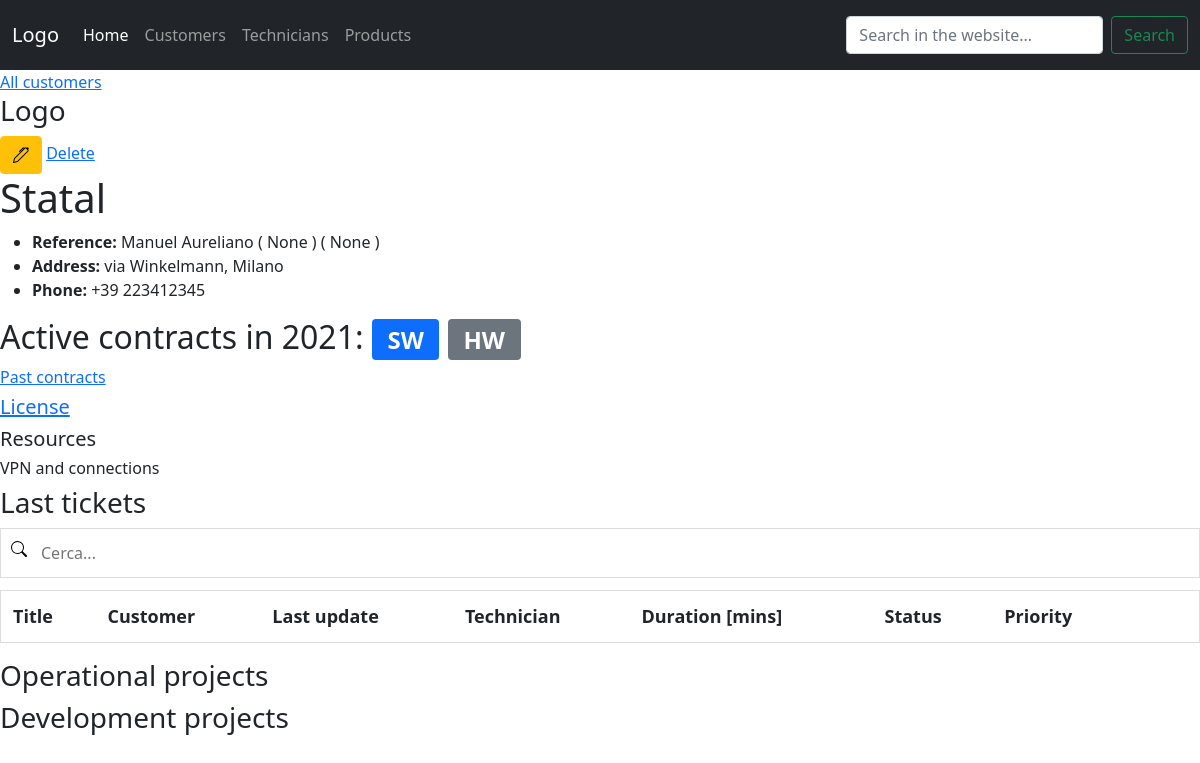
The app's page /customer/2, older data.
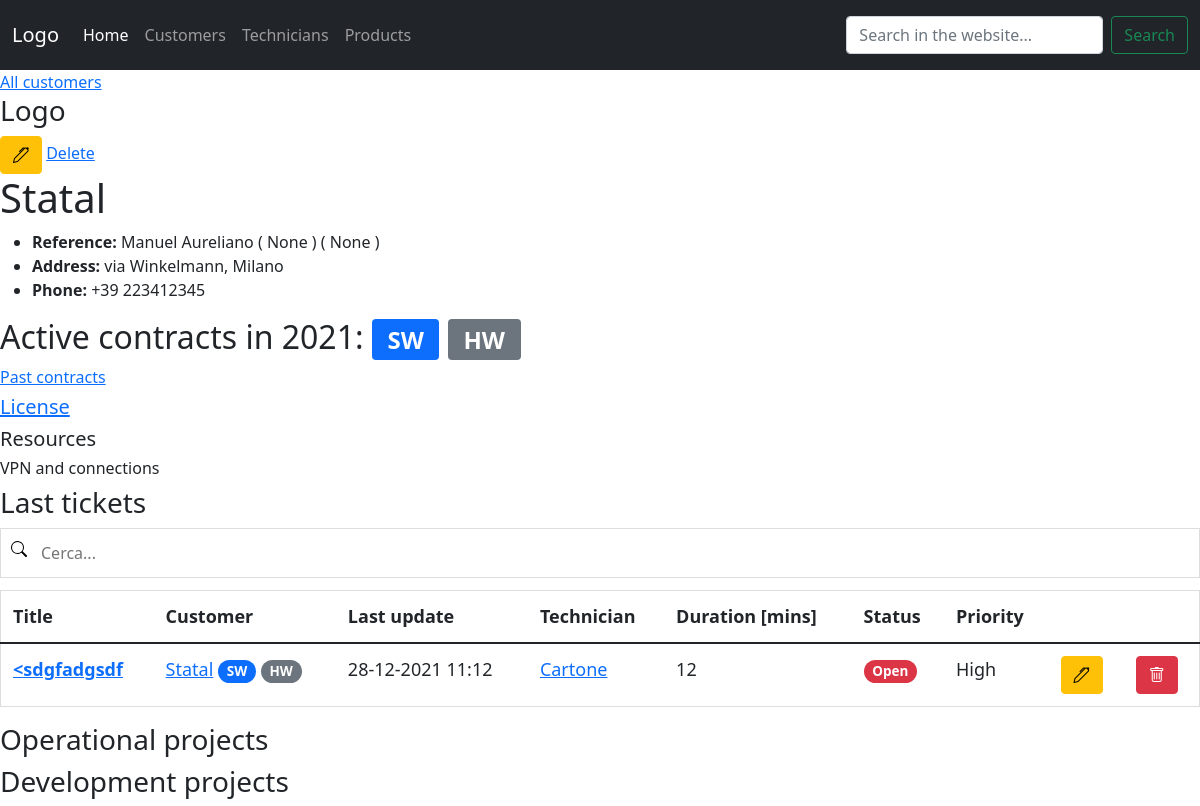
The same page, newer data.
### hotline/models.py (models this page shows)
class customer(models.Model):
    name = models.CharField(max_length=255)
    reference = models.CharField(max_length=255)
    reference_phone = models.CharField(max_length=50, null=True, blank=True)
    reference_email = models.CharField(max_length=50, null=True, blank=True)
    address = models.CharField(max_length=255, null=True, blank=True)
    phone = models.CharField(max_length=255, null=True, blank=True)
    sw_contract = BooleanField(default=False)
    hw_contract = BooleanField(default=False)
    def __str__(self):
        return self.name

class ticket(models.Model):
    customer_id = models.ForeignKey('customer', on_delete=models.PROTECT)
    technician_id = models.ForeignKey('technician', on_delete=models.PROTECT)
    products = models.ManyToManyField('product', blank=True)
    title = models.CharField(max_length=255, blank=True)
    updated_at = models.DateTimeField(auto_now=True)
    notes = models.TextField(blank=True)
    duration = models.IntegerField()
    status_id = models.ForeignKey('status', default='1', on_delete=models.PROTECT)
    priority_id = models.ForeignKey('priority', default='1', on_delete=models.PROTECT)
    created_at = models.DateTimeField(auto_now_add=True)
    order_number = models.IntegerField(null=True, blank=True)
    def __str__(self):
        return self.title.upper() + ' for ' + self.customer_id.name.upper() + ' by ' + self.technician_id.last_name.upper()

class technician(models.Model):
    first_name = models.CharField(max_length=50)
    last_name = models.CharField(max_length=50)
    office_phone = models.CharField(max_length=15, null=True, blank=True)
    mobile_phone = models.CharField(max_length=15, null=True, blank=True)
    email = models.CharField(max_length=100, null=True, blank=True)
    department_id = ForeignKey('department', on_delete=models.PROTECT)
    def __str__(self):
        return self.last_name

class status(models.Model):
    STATUS_COLORS = [     # Values from pill badges in Bootstrap
        ('bg-danger','red'),
        ('bg-warning','orange'),
        ('bg-light','white'),
        ('bg-success','green')
    ]
    name = models.CharField(max_length=50, default='pending')
    color = models.CharField(max_length=50, default='red', choices=STATUS_COLORS)
    def __str__(self):
        return self.name

class priority(models.Model):
    PRIORITY_COLORS = [
        ('red', 'Red'),
        ('orange', 'Orange'),
        ('yellow', 'Yellow'),
        ('green', 'Green'),
    ]
    name = models.CharField(max_length=50, default='low')
    color = models.CharField(max_length=50, default='green', choices=PRIORITY_COLORS)
    def __str__(self):
        return self.name

### hotline/views.py (the view)
# urls.py: path('customer/<str:pk>', views.customer_detail, name="customer_detail"),
def customer_detail(request, pk):
    my_customer = customer.objects.get(id=pk)
    tickets = all_tickets.filter(customer_id=pk).order_by('-updated_at')
    current_year = datetime.now().year
    context = {
        'my_customer': my_customer,
        'tickets': tickets,
        'current_year': current_year
    }
    return render(request, 'hotline/customer_detail.html', context)

### hotline/templates/hotline/customer_detail.html
{% extends 'hotline/home.html' %}
{% block content %}
<a href="{% url 'customer_list' %}">All customers</a>
<h3>Logo</h3>
<a href="{% url 'update_customer' my_customer.id %}"><span class="btn btn-warning"><i class="bi bi-pen"></i></span></a> <a href="#">Delete</a>
<h1>{{ my_customer.name }}</h1>
<ul>
    <li><b>Reference:</b> {{ my_customer.reference }} ( {{ my_customer.reference_phone }} ) ( {{ my_customer.reference_email }} )</li>
    <li><b>Address:</b> {{ my_customer.address }}</li>
    <li><b>Phone:</b> {{ my_customer.phone }}</li>
</ul>
<h2>Active contracts in {{ current_year }}:
    {% if my_customer.sw_contract == True %}
    <span class="badge bg-primary">SW</span>
    {% endif %}
    {% if my_customer.hw_contract == True %}
    <span class="badge bg-secondary">HW</span>
    {% endif %}
</h2>
<h6><a href="#">Past contracts</a></h6>
<h5><a href="#">License</a></h5>
<h5>Resources</h5>
<h6>VPN and connections</h6>
<h3>Last tickets</h3>
{% include 'hotline/ticket_table.html' %}
<h3>Operational projects</h3>
<h3>Development projects</h3>
{% endblock %}

### hotline/templates/hotline/home.html (shortened to what this page needs)
{% load static %}
<!DOCTYPE html>
<html lang="en">
<head>
    <link href="https://cdn.jsdelivr.net/npm/bootstrap@5.1.3/dist/css/bootstrap.min.css" rel="stylesheet"
>
    <link rel="stylesheet" href="https://cdn.jsdelivr.net/npm/bootstrap-icons@1.7.1/font/bootstrap-icons.css">
    <link rel="stylesheet" type="text/css" href="{% static '/css/style.css' %}">
</head>
<body>
    {% include 'hotline/navbar.html' %}
    {% block content %}
    {% endblock %}
</body>
</html>

### hotline/templates/hotline/navbar.html (shortened to what this page needs)
<nav class="navbar navbar-expand-lg navbar-dark bg-dark">
    <div class="container-fluid">
      <a class="navbar-brand" href="{% url 'home' %}">Logo</a>
      <div class="collapse navbar-collapse" id="navbarText">
        <ul class="navbar-nav me-auto mb-2 mb-lg-0">
          <li class="nav-item">
            <a class="nav-link active" aria-current="page" href="{% url 'home' %}">Home</a>
          </li>
          <li class="nav-item">
            <a class="nav-link" href="{% url 'customer_list' %}">Customers</a>
          </li>
          <li class="nav-item">
            <a class="nav-link" href="{% url 'technician_list' %}">Technicians</a>
          </li>
          <li class="nav-item">
            <a class="nav-link" href="{% url 'product_list' %}">Products</a>
          </li>
        </ul>
        <span class="navbar-text">
            <form class="d-flex">
                <input class="form-control me-2" type="search" placeholder="Search in the website..." aria-label="Search">
                <button class="btn btn-outline-success" type="submit">Search</button>
              </form>
        </span>
      </div>
    </div>
  </nav>

### hotline/templates/hotline/ticket_table.html (shortened to what this page needs)
<input type="text" id="SearchInput" onkeyup="filterTable()" placeholder="Cerca..." title="Type in a name">
<table id="searchableTable" class="table table-responsive table-hover">
    <thead class="thead dark">
        <tr>
            <th scope="col">Title</th>
            <th scope="col">Customer</th>
            <th scope="col">Last update</th>
            <th scope="col">Technician</th>
            <th scope="col">Duration [mins]</th>
            <th scope="col">Status</th>
            <th scope="col">Priority</th>
            <th scope="col">
            </th>
            <th scope="col">
            </th>
        </tr>
    </thead>
    <tbody>
        {% for ticket in tickets %}
        <tr>
            <td><a href="{% url 'ticket_detail' ticket.id %}"><b>{{ticket.title}}</b></a></td>
            <td><a href="{% url 'customer_detail' ticket.customer_id.id %}">{{ticket.customer_id}}</a>
                {% if ticket.customer_id.sw_contract == True %}
                <span class="badge rounded-pill bg-primary" data-bs-toogle="tooltip" data-bs-placement="top"
                    title="SOFTWARE maintenance contract for {{current_year}}">SW</span>
                {% endif %}
                {% if ticket.customer_id.hw_contract == True %}
                <span class="badge rounded-pill bg-secondary" data-bs-toogle="tooltip" data-bs-placement="top"
                    title="HARDWARE maintenance contract for {{current_year}}">HW</span>
                {% endif %}
            </td>
            <td>{{ticket.updated_at|date:"d-m-Y H:m"}}</td>
            <td><a href="{% url 'technician_detail' ticket.technician_id.id %}">
                    {{ticket.technician_id}}</a></td>
            <td>{{ticket.duration}}</td>
            <td><span class="badge rounded-pill {{ticket.status_id.color}}">{{ticket.status_id}}</span></td>
            <td>{{ticket.priority_id}}</td>
            <td><a href="{% url 'update_ticket' ticket.id %}"><span class="btn btn-warning"><i
                            class="bi bi-pen"></i></span></a></td>
            <td><span class="btn btn-danger" data-bs-toggle="modal" data-bs-target="#deleteModal"><i
                        class="bi bi-trash"></i></span></td>
        </tr>
        {% endfor %}
    </tbody>
</table>

### static/css/style.css (style rules this page uses)
#SearchInput { background-image: url('../images/search.svg'); background-position: 10px 12px; background-repeat: no-repeat; width: 100%; font-size: 16px; padding: 12px 20px 12px 40px; border: 1px solid #ddd; margin-bottom: 12px; }
#searchableTable { border-collapse: collapse; width: 100%; border: 1px solid #ddd; font-size: 18px; }
#searchableTable th, #searchableTable td { text-align: left; padding: 12px; }
#searchableTable tr { border-bottom: 1px solid #ddd; }

Row changes from the older to the newer data that the page shows:
added ticket: title "<sdgfadgsdf", customer_id "Statal", updated_at "28-12-2021 11:12", technician_id "Cartone", duration "12", status_id "Open", priority_id "High"
